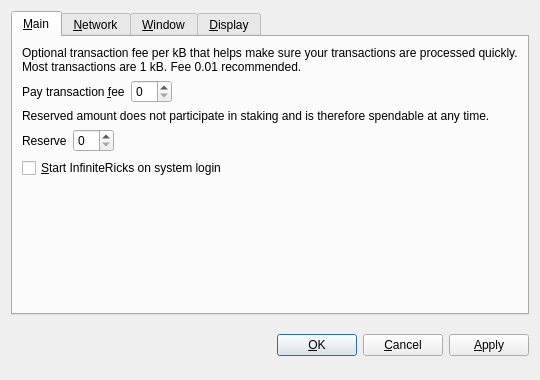
<?xml version="1.0" encoding="UTF-8"?>
<ui version="4.0">
 <class>OptionsDialog</class>
 <widget class="QDialog" name="OptionsDialog">
  <property name="geometry">
   <rect>
    <x>0</x>
    <y>0</y>
    <width>540</width>
    <height>380</height>
   </rect>
  </property>
  <property name="windowTitle">
   <string>Options</string>
  </property>
  <property name="modal">
   <bool>true</bool>
  </property>
  <layout class="QVBoxLayout" name="verticalLayout">
   <item>
    <widget class="QTabWidget" name="tabWidget">
     <property name="tabPosition">
      <enum>QTabWidget::North</enum>
     </property>
     <property name="currentIndex">
      <number>0</number>
     </property>
     <widget class="QWidget" name="tabMain">
      <attribute name="title">
       <string>&amp;Main</string>
      </attribute>
      <layout class="QVBoxLayout" name="verticalLayout_Main">
       <item>
        <widget class="QLabel" name="transactionFeeInfoLabel">
         <property name="text">
          <string>Optional transaction fee per kB that helps make sure your transactions are processed quickly. Most transactions are 1 kB. Fee 0.01 recommended.</string>
         </property>
         <property name="textFormat">
          <enum>Qt::PlainText</enum>
         </property>
         <property name="wordWrap">
          <bool>true</bool>
         </property>
        </widget>
       </item>
       <item>
        <layout class="QHBoxLayout" name="horizontalLayoutFee">
         <item>
          <widget class="QLabel" name="transactionFeeLabel">
           <property name="text">
            <string>Pay transaction &amp;fee</string>
           </property>
           <property name="textFormat">
            <enum>Qt::PlainText</enum>
           </property>
           <property name="buddy">
            <cstring>transactionFee</cstring>
           </property>
          </widget>
         </item>
         <item>
          <widget class="BitcoinAmountField" name="transactionFee"/>
         </item>
         <item>
          <spacer name="horizontalSpacerFee">
           <property name="orientation">
            <enum>Qt::Horizontal</enum>
           </property>
           <property name="sizeHint" stdset="0">
            <size>
             <width>40</width>
             <height>20</height>
            </size>
           </property>
          </spacer>
         </item>
        </layout>
       </item>
       <item>
        <widget class="QLabel" name="reserveBalanceInfoLabel">
         <property name="text">
          <string>Reserved amount does not participate in staking and is therefore spendable at any time.</string>
         </property>
         <property name="textFormat">
          <enum>Qt::PlainText</enum>
         </property>
         <property name="wordWrap">
          <bool>true</bool>
         </property>
        </widget>
       </item>
       <item>
        <layout class="QHBoxLayout" name="horizontalLayoutReserveBalance">
         <item>
          <widget class="QLabel" name="reserveBalanceLabel">
           <property name="text">
            <string>Reserve</string>
           </property>
           <property name="textFormat">
            <enum>Qt::PlainText</enum>
           </property>
           <property name="buddy">
            <cstring>reserveBalance</cstring>
           </property>
          </widget>
         </item>
         <item>
          <widget class="BitcoinAmountField" name="reserveBalance"/>
         </item>
         <item>
          <spacer name="horizontalSpacerReserveBalance">
           <property name="orientation">
            <enum>Qt::Horizontal</enum>
           </property>
           <property name="sizeHint" stdset="0">
            <size>
             <width>40</width>
             <height>20</height>
            </size>
           </property>
          </spacer>
         </item>
        </layout>
       </item>
       <item>
        <widget class="QCheckBox" name="bitcoinAtStartup">
         <property name="toolTip">
          <string>Automatically start InfiniteRicks after logging in to the system.</string>
         </property>
         <property name="text">
          <string>&amp;Start InfiniteRicks on system login</string>
         </property>
        </widget>
       </item>
       <item>
        <spacer name="verticalSpacer_Main">
         <property name="orientation">
          <enum>Qt::Vertical</enum>
         </property>
         <property name="sizeHint" stdset="0">
          <size>
           <width>20</width>
           <height>40</height>
          </size>
         </property>
        </spacer>
       </item>
      </layout>
     </widget>
     <widget class="QWidget" name="tabNetwork">
      <attribute name="title">
       <string>&amp;Network</string>
      </attribute>
      <layout class="QVBoxLayout" name="verticalLayout_Network">
       <item>
        <widget class="QCheckBox" name="mapPortUpnp">
         <property name="toolTip">
          <string>Automatically open the InfiniteRicks client port on the router. This only works when your router supports UPnP and it is enabled.</string>
         </property>
         <property name="text">
          <string>Map port using &amp;UPnP</string>
         </property>
        </widget>
       </item>
       <item>
        <widget class="QCheckBox" name="connectSocks">
         <property name="toolTip">
          <string>Connect to the InfiniteRicks network through a SOCKS proxy (e.g. when connecting through Tor).</string>
         </property>
         <property name="text">
          <string>&amp;Connect through SOCKS proxy:</string>
         </property>
        </widget>
       </item>
       <item>
        <layout class="QHBoxLayout" name="horizontalLayout_Network">
         <item>
          <widget class="QLabel" name="proxyIpLabel">
           <property name="text">
            <string>Proxy &amp;IP:</string>
           </property>
           <property name="textFormat">
            <enum>Qt::PlainText</enum>
           </property>
           <property name="buddy">
            <cstring>proxyIp</cstring>
           </property>
          </widget>
         </item>
         <item>
          <widget class="QValidatedLineEdit" name="proxyIp">
           <property name="maximumSize">
            <size>
             <width>140</width>
             <height>16777215</height>
            </size>
           </property>
           <property name="toolTip">
            <string>IP address of the proxy (e.g. 127.0.0.1)</string>
           </property>
          </widget>
         </item>
         <item>
          <widget class="QLabel" name="proxyPortLabel">
           <property name="text">
            <string>&amp;Port:</string>
           </property>
           <property name="textFormat">
            <enum>Qt::PlainText</enum>
           </property>
           <property name="buddy">
            <cstring>proxyPort</cstring>
           </property>
          </widget>
         </item>
         <item>
          <widget class="QLineEdit" name="proxyPort">
           <property name="maximumSize">
            <size>
             <width>55</width>
             <height>16777215</height>
            </size>
           </property>
           <property name="toolTip">
            <string>Port of the proxy (e.g. 9050)</string>
           </property>
          </widget>
         </item>
         <item>
          <widget class="QLabel" name="socksVersionLabel">
           <property name="text">
            <string>SOCKS &amp;Version:</string>
           </property>
           <property name="textFormat">
            <enum>Qt::PlainText</enum>
           </property>
           <property name="buddy">
            <cstring>socksVersion</cstring>
           </property>
          </widget>
         </item>
         <item>
          <widget class="QValueComboBox" name="socksVersion">
           <property name="toolTip">
            <string>SOCKS version of the proxy (e.g. 5)</string>
           </property>
          </widget>
         </item>
         <item>
          <spacer name="horizontalSpacer_Network">
           <property name="orientation">
            <enum>Qt::Horizontal</enum>
           </property>
           <property name="sizeHint" stdset="0">
            <size>
             <width>40</width>
             <height>20</height>
            </size>
           </property>
          </spacer>
         </item>
        </layout>
       </item>
       <item>
        <spacer name="verticalSpacer_Network">
         <property name="orientation">
          <enum>Qt::Vertical</enum>
         </property>
         <property name="sizeHint" stdset="0">
          <size>
           <width>20</width>
           <height>40</height>
          </size>
         </property>
        </spacer>
       </item>
      </layout>
     </widget>
     <widget class="QWidget" name="tabWindow">
      <attribute name="title">
       <string>&amp;Window</string>
      </attribute>
      <layout class="QVBoxLayout" name="verticalLayout_Window">
       <item>
        <widget class="QCheckBox" name="minimizeToTray">
         <property name="toolTip">
          <string>Show only a tray icon after minimizing the window.</string>
         </property>
         <property name="text">
          <string>&amp;Minimize to the tray instead of the taskbar</string>
         </property>
        </widget>
       </item>
       <item>
        <widget class="QCheckBox" name="minimizeOnClose">
         <property name="toolTip">
          <string>Minimize instead of exit the application when the window is closed. When this option is enabled, the application will be closed only after selecting Quit in the menu.</string>
         </property>
         <property name="text">
          <string>M&amp;inimize on close</string>
         </property>
        </widget>
       </item>
       <item>
        <spacer name="verticalSpacer_Window">
         <property name="orientation">
          <enum>Qt::Vertical</enum>
         </property>
         <property name="sizeHint" stdset="0">
          <size>
           <width>20</width>
           <height>40</height>
          </size>
         </property>
        </spacer>
       </item>
      </layout>
     </widget>
     <widget class="QWidget" name="tabDisplay">
      <attribute name="title">
       <string>&amp;Display</string>
      </attribute>
      <layout class="QVBoxLayout" name="verticalLayout_Display">
       <item>
        <layout class="QHBoxLayout" name="horizontalLayout_1_Display">
         <item>
          <widget class="QLabel" name="langLabel">
           <property name="text">
            <string>User Interface &amp;language:</string>
           </property>
           <property name="textFormat">
            <enum>Qt::PlainText</enum>
           </property>
           <property name="buddy">
            <cstring>lang</cstring>
           </property>
          </widget>
         </item>
         <item>
          <widget class="QValueComboBox" name="lang">
           <property name="toolTip">
            <string>The user interface language can be set here. This setting will take effect after restarting InfiniteRicks.</string>
           </property>
          </widget>
         </item>
        </layout>
       </item>
       <item>
        <layout class="QHBoxLayout" name="horizontalLayout_2_Display">
         <item>
          <widget class="QLabel" name="unitLabel">
           <property name="text">
            <string>&amp;Unit to show amounts in:</string>
           </property>
           <property name="textFormat">
            <enum>Qt::PlainText</enum>
           </property>
           <property name="buddy">
            <cstring>unit</cstring>
           </property>
          </widget>
         </item>
         <item>
          <widget class="QValueComboBox" name="unit">
           <property name="toolTip">
            <string>Choose the default subdivision unit to show in the interface and when sending coins.</string>
           </property>
          </widget>
         </item>
        </layout>
       </item>
       <item>
        <widget class="QCheckBox" name="displayAddresses">
         <property name="toolTip">
          <string>Whether to show InfiniteRicks addresses in the transaction list or not.</string>
         </property>
         <property name="text">
          <string>&amp;Display addresses in transaction list</string>
         </property>
        </widget>
       </item>
       <item>
        <widget class="QCheckBox" name="coinControlFeatures">
         <property name="toolTip">
          <string>Whether to show coin control features or not.</string>
         </property>
         <property name="text">
          <string>Display coin &amp;control features (experts only!)</string>
         </property>
        </widget>
       </item>
       <item>
        <spacer name="verticalSpacer_Display">
         <property name="orientation">
          <enum>Qt::Vertical</enum>
         </property>
         <property name="sizeHint" stdset="0">
          <size>
           <width>20</width>
           <height>40</height>
          </size>
         </property>
        </spacer>
       </item>
      </layout>
     </widget>
    </widget>
   </item>
   <item>
    <layout class="QHBoxLayout" name="horizontalLayout_Buttons">
     <item>
      <spacer name="horizontalSpacer_1">
       <property name="orientation">
        <enum>Qt::Horizontal</enum>
       </property>
       <property name="sizeHint" stdset="0">
        <size>
         <width>40</width>
         <height>48</height>
        </size>
       </property>
      </spacer>
     </item>
     <item>
      <widget class="QLabel" name="statusLabel">
       <property name="font">
        <font>
         <weight>75</weight>
         <bold>true</bold>
        </font>
       </property>
       <property name="text">
        <string/>
       </property>
       <property name="textFormat">
        <enum>Qt::PlainText</enum>
       </property>
       <property name="wordWrap">
        <bool>true</bool>
       </property>
      </widget>
     </item>
     <item>
      <spacer name="horizontalSpacer_2">
       <property name="orientation">
        <enum>Qt::Horizontal</enum>
       </property>
       <property name="sizeHint" stdset="0">
        <size>
         <width>40</width>
         <height>48</height>
        </size>
       </property>
      </spacer>
     </item>
     <item>
      <widget class="QPushButton" name="okButton">
       <property name="text">
        <string>&amp;OK</string>
       </property>
      </widget>
     </item>
     <item>
      <widget class="QPushButton" name="cancelButton">
       <property name="text">
        <string>&amp;Cancel</string>
       </property>
       <property name="autoDefault">
        <bool>false</bool>
       </property>
      </widget>
     </item>
     <item>
      <widget class="QPushButton" name="applyButton">
       <property name="text">
        <string>&amp;Apply</string>
       </property>
       <property name="autoDefault">
        <bool>false</bool>
       </property>
      </widget>
     </item>
    </layout>
   </item>
  </layout>
 </widget>
 <customwidgets>
  <customwidget>
   <class>BitcoinAmountField</class>
   <extends>QSpinBox</extends>
   <header>bitcoinamountfield.h</header>
  </customwidget>
  <customwidget>
   <class>QValueComboBox</class>
   <extends>QComboBox</extends>
   <header>qvaluecombobox.h</header>
  </customwidget>
  <customwidget>
   <class>QValidatedLineEdit</class>
   <extends>QLineEdit</extends>
   <header>qvalidatedlineedit.h</header>
  </customwidget>
 </customwidgets>
 <resources/>
 <connections/>
</ui>
